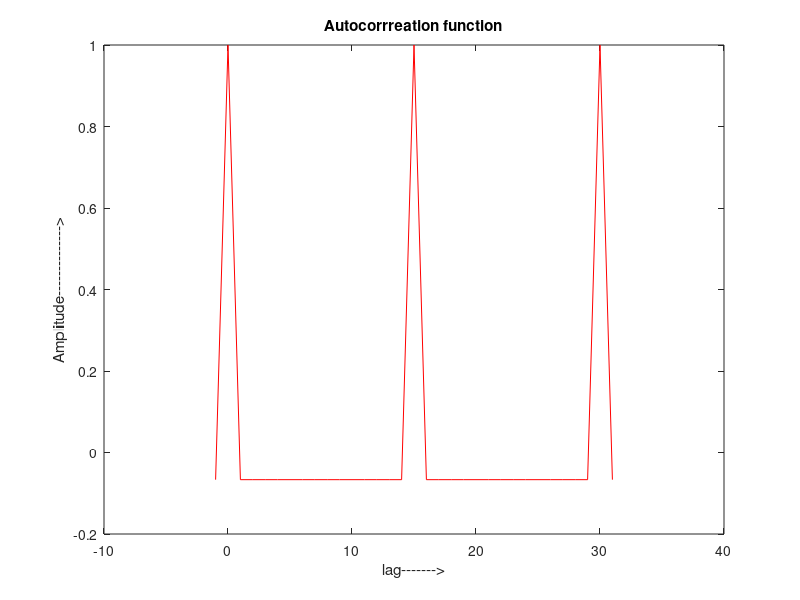

MATLAB code to generate this figure:
%PN sequence generation
clc;
clear all;
close all;
M=4; %number of flipflops in LFSR
N=2^M-1; %length of PN sequence
%initial states of LFSR
x1=1;
x2=0;
x3=0;
x4=1;
states=[];
for i=1:N
 states=[states;x1(i) x2(i) x3(i) x4(i)];
 x1(i+1)=xor(x3(i),x4(i));
 x2(i+1)=x1(i);
 x3(i+1)=x2(i);
 x4(i+1)=x3(i);
end
pn=x4(1:N);
%balanace properties verification
no_ones=sum(pn==1);
no_zeros=sum(pn==0);
if no_ones==1+no_zeros
 disp('Balanace property of PN sequence is satisfied');
end
%Autocorrelation Properties verification
for i=1:N
 if pn(i)==1
 pn(i)=-1;
 else
 pn(i)=1;
 end
end
ac=[];
for d=-1:2*N+1
 p=circshift(pn,d);
 acf=sum(pn.*p)/N;
 ac=[ac acf];
end
figure;
d=-1:2*N+1;
plot(d,ac,'r-');
title('Autocorrreation function');
xlabel('lag------->');
ylabel('Amplitude-------------->');